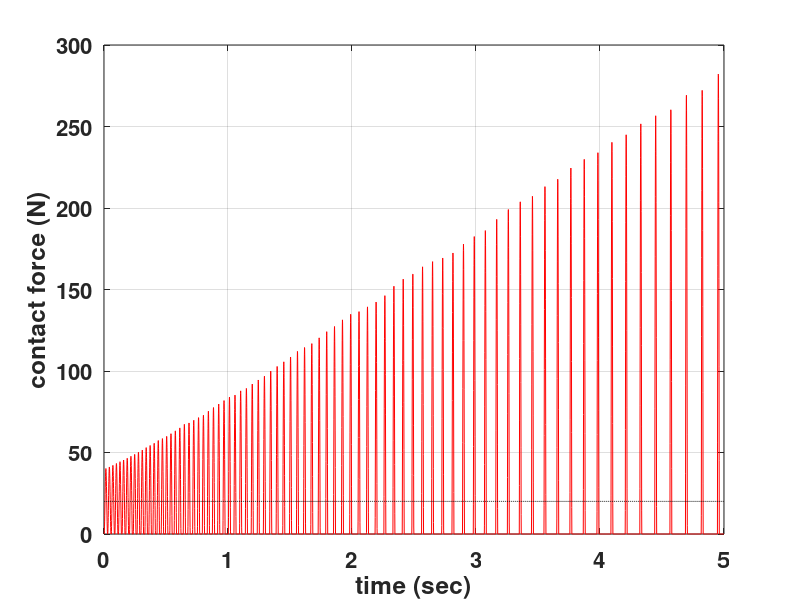

The MATLAB source for this figure:
clear all
clc
close all
M=50;
k=500000;
Fd=20;
xc=1;
%integral force control
x=xc;
x_dot=0;
f_real=0;
I=0;
t=0;
t_stack=[];
f_stack=[];
F_stack=[];
while t<5
    dt=0.001;
    t=t+dt;
    if x<xc
        F=0;
    else
        F=k*(x-xc);
    end

    %direct force control (PID)
    k_hat=1000;
    if x<xc
        F_dot_hat=0;
    else
        F_dot_hat=k_hat*x_dot;
    end
    kp=100/k_hat;kd=20/k_hat;ki=0/k_hat;
    I=I+(F-Fd)*dt;%update the integrator
    f=F-kp*M*(F-Fd)-kd*M*F_dot_hat-ki*I;
    
%     %indirect force control (impedance control)
%     Mm=50;Dm=400;Km=10;
%     xd=xc+Fd/Km;
%     f=F+M/Mm*(-Dm*(x_dot)-Km*(x-xd)-F);
    
    %state update based on system dynamics
    f_real=f_real-2*pi*100*dt*(f_real-f);
%     f_real=f;
    x_dot=x_dot+1/M*(f_real-F)*dt;
    x=x+x_dot*dt;
    
    t_stack=[t_stack t];
    f_stack=[f_stack f];
    F_stack=[F_stack F];
end
figure(1)
plot(t_stack,F_stack(1,:),'r');
hold on
plot(t_stack,20.*ones(1,length(t_stack)),'k--');
xlim([0 5]);
xlabel('time (sec)');
ylabel('contact force (N)');
xh=get(gca,'xlabel');
yh=get(gca,'ylabel');
set(xh,'FontSize',16,'FontWeight','bold');
set(yh,'FontSize',16,'FontWeight','bold');
set(gca,'FontSize',16,'FontWeight','bold');
grid on    
    